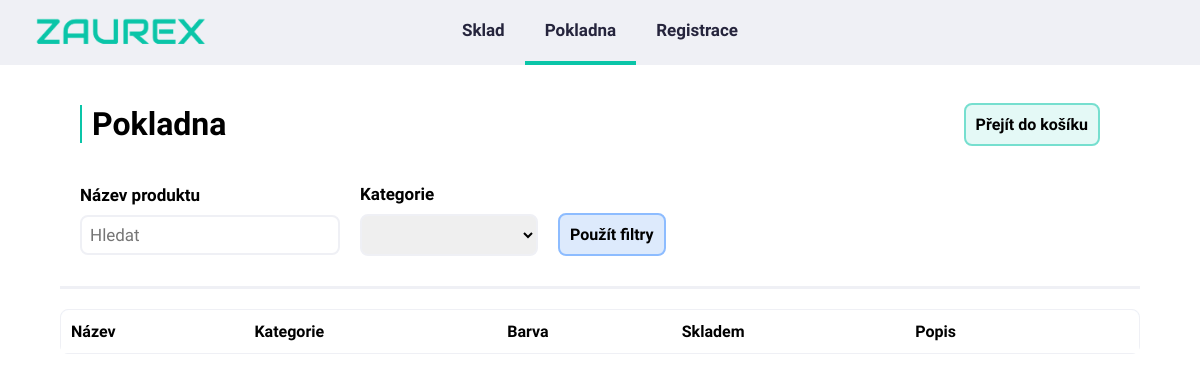
The app's page /Pokladna, older data.
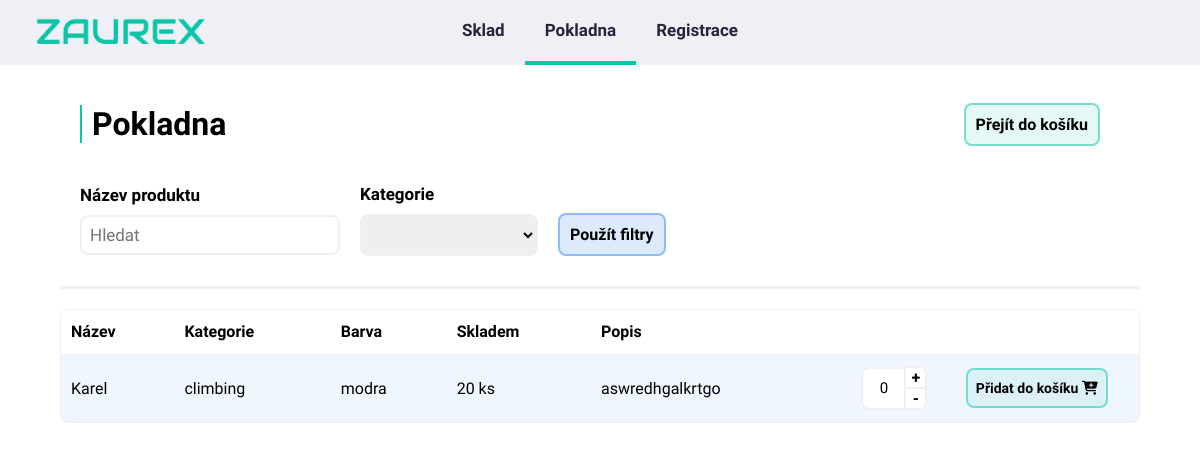
The same page, newer data.
### tables this page shows
CREATE TABLE inventory(
    itemId INTEGER PRIMARY KEY AUTOINCREMENT,
    itemName TEXT,
    category TEXT,
    colour TEXT,
    inStock INTEGER,
    price INTEGER,
    descript TEXT
);

### appka/sell.py (the view, shortened to what this page needs)
@bp.route("/Pokladna", methods = ("GET", "POST"))
def sell():
    db = get_db()
    if request.method == "GET":
        items = db.execute(
            "SELECT * FROM inventory"
        ).fetchall()
        return render_template("inventory/sell.html", items = items)
    elif request.method == "POST" and "addToCart" in request.form and "quantity" in request.form:
        qty = int(request.form["quantity"])
        iName = int(request.form["itemName"])
        db.execute(
            "INSERT INTO cart FROM inventory WHERE itemName = ?;UPDATE cart SET inCart = ? WHERE itemName = ?;UPDATE inventory SET inStock = inStock - ? WHERE itemName = ?"[iName,qty,iName,qty,iName]
        )
    else:
        items = db.execute(
            "SELECT * FROM inventory"
        ).fetchall()
        return render_template("inventory/sell.html", items = items)

### appka/db.py (called while the page is built)
def get_db():
    if "db" not in g:
        g.db = sqlite3.connect(
            current_app.config["DATABASE"],
            detect_types=sqlite3.PARSE_DECLTYPES
        )
        g.db.row_factory = sqlite3.Row
    return g.db

### appka/templates/inventory/sell.html (shortened to what this page needs)
<!DOCTYPE html>
<html lang="en">
<head>
    <link rel="stylesheet" href='/static/inventoryStyle.css'>
</head>
<body>
     <nav>
        <img src="napis_trans.png" alt="logo" id="logo">
        <div class="nav-item-list">
            <a class="list-item" href="/inventory/inventory">Sklad</a>
            <a class="list-item nav-active" href="/Pokladna">Pokladna</a>
            <a class="list-item" href="/register">Registrace</a>
        </div>
    </nav>
    <main>
        <div class="filter-wrapper">
            <div class="filter-top">
                <h1>Pokladna</h1>
                <div class="add-btns">
                    <a href="/kosik" class="filter-btn add-btn">Přejít do košíku</a>
                </div>
            </div>
            <form action="#" autocomplete="off" method="post">
                <div class="filter-bottom">
                    <div class="filter-column">
                        <label for="search">Název produktu</label>
                        <input type="text" id="search" placeholder="Hledat">
                    </div>
                    <div class="filter-column">
                        <label for="categories">Kategorie</label>
                        <select name="categories" id="categories">
                            <option value=""></option>
                            <option value="tourism">Turistika</option>
                        </select>
                    </div>
                    <input type="submit" value="Použít filtry" class="filter-btn apply-btn"></input>
                </div>
            </form>
        </div>
        <div class="table-wrapper sell-table-wrapper">
            <table>
                <thead>
                    <th>Název</th>
                    <th>Kategorie</th>
                    <th>Barva</th>
                    <th>Skladem</th>
                    <th>Popis</th>
                    <th></th>
                </thead>
                <tbody id="tableData">
                    {% for item in items %}
                    <tr>
                        <td>{{ item["itemName"] }}</td>
                        <td>{{ item["category"] }}</td>
                        <td>{{ item["colour"] }}</td>
                        <td>{{ item["inStock"] }} ks</td>
                        <td>{{ item["descript"] }}</td>
                        <td>
                            <div class="quick-options">
                                <div class="adjust-quantity">
                                    <input type="number" id="quantity" class="qty" min="0" value="0">
                                    <span class="adjust-btns">
                                        <button class="adjust-btn adjust-btn-plus">+</button>
                                        <button class="adjust-btn adjust-btn-minus">-</button>
                                    </span>
                                </div>
                                <form action="#" autocomplete="off" method="post">
                                <button class="add-to-cart-btn" id="addToCart">Přidat do košíku
                                    <i class="fa-solid fa-cart-plus"></i></button>
                                </form>
                            </div>
                        </td>
                    </tr>
                    {% endfor %}
                </tbody>
            </table>
        </div>
    </main>
</body>
</html>

Row changes from the older to the newer data that the page shows:
added inventory: itemName "Karel", category "climbing", colour "modra", inStock "20", descript "aswredhgalkrtgo"
